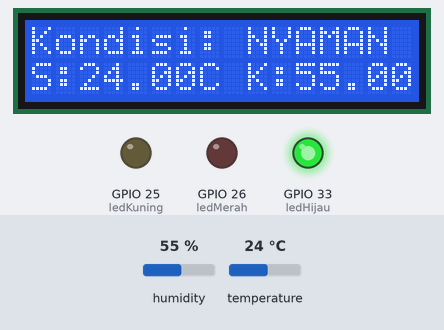
The sketch below on a simulated ESP32. Parts: 16×2 character LCD, output pins drawn as LEDs (lit = HIGH). The inputs (shaded band) are chosen by the test bench; at power-on: humidity 55 %, temperature 24 °C. WiFi joins after 1.5 s; servers stay silent unless stated; uploads are accepted with an empty reply.

Above: at 4.9 s.
5.0 s: humidity set to 42 %
At 7.1 s:
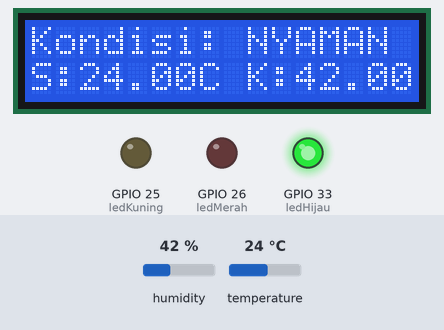
8.0 s: humidity set to 38 %
At 9.7 s:
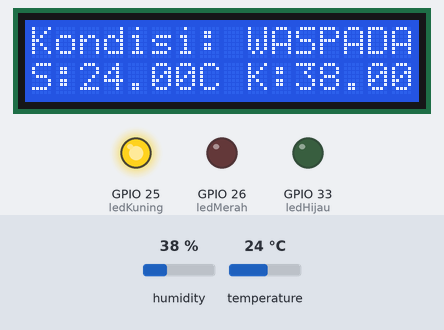
11.0 s: temperature set to 18 °C
At 13.6 s:
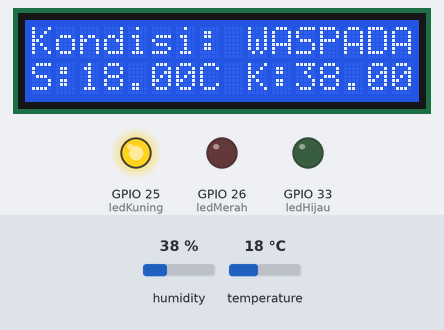
14.3 s: temperature set to 15 °C
At 16.2 s:
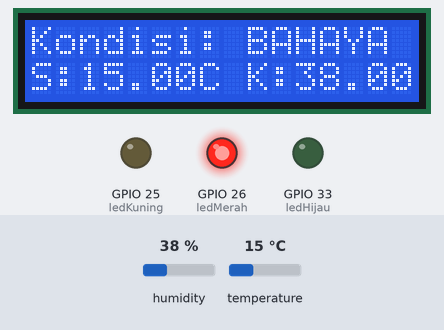
Timing chart, 0 to 17.7 s (numbered marks = the images above; inputs shaded):
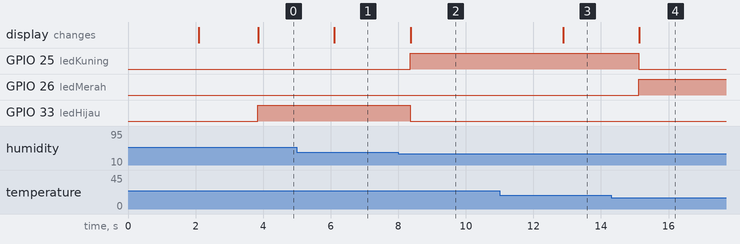

The sketch:

code.ino
```cpp
#include <WiFi.h>
#include <HTTPClient.h>
#include <LiquidCrystal_I2C.h>
#include "DHT.h"

#define WIFI_SSID "SuperDash"
#define WIFI_PASS "SuperFast"

#define API_KEY "AIzaSyDl1eKmOoJP3TVL9rcOa029Vy9njROPGXI"
#define DATABASE_URL "https://smart-plant-green-house-default-rtdb.asia-southeast1.firebasedatabase.app"
#define DATA_PATH "/iot.json"

#define EMAIL "admin1@gmail.com"
#define PASSWORD_AUTH "Admin123"

#define DHTPIN 15
#define DHTTYPE DHT11

const int ledMerah = 26;
const int ledKuning = 25;
const int ledHijau = 33;

DHT dht(DHTPIN, DHTTYPE);
LiquidCrystal_I2C lcd(0x27, 16, 2);

String idToken;

String firebaseLogin() {
  HTTPClient http;
  String url = "https://identitytoolkit.googleapis.com/v1/accounts:signInWithPassword?key=" + String(API_KEY);
  http.begin(url);
  http.addHeader("Content-Type", "application/json");
  String payload = "{\"email\":\"" + String(EMAIL) + "\",\"password\":\"" + String(PASSWORD_AUTH) + "\",\"returnSecureToken\":true}";
  http.POST(payload);
  String response = http.getString();
  http.end();
  int start = response.indexOf("idToken\":\"") + 10;
  int end = response.indexOf("\"", start);
  return response.substring(start, end);
}

void setup() {
  Serial.begin(115200);
  pinMode(ledMerah, OUTPUT);
  pinMode(ledKuning, OUTPUT);
  pinMode(ledHijau, OUTPUT);
  dht.begin();
  lcd.init();
  lcd.backlight();
  lcd.setCursor(0, 0);
  lcd.print("Monitor Kamar");
  lcd.setCursor(0, 1);
  lcd.print("Bayi AKTIF");
  delay(2000);
  lcd.clear();
  WiFi.begin(WIFI_SSID, WIFI_PASS);
  while (WiFi.status() != WL_CONNECTED) {
    delay(500);
  }
  idToken = firebaseLogin();
}

void loop() {
  float suhu = dht.readTemperature();
  float kelembapan = dht.readHumidity();
  if (isnan(suhu) || isnan(kelembapan)) return;

  lcd.clear();
  lcd.setCursor(0, 1);
  lcd.print("S:");
  lcd.print(suhu);
  lcd.print("C ");
  lcd.print("K:");
  lcd.print(kelembapan);
  lcd.print("%");

  String kondisi;

  if (suhu > 31 || suhu < 17 || kelembapan > 70 || kelembapan < 30) {
    kondisi = "BAHAYA";
    digitalWrite(ledMerah, HIGH);
    digitalWrite(ledKuning, LOW);
    digitalWrite(ledHijau, LOW);
    lcd.setCursor(0, 0);
    lcd.print("Kondisi: BAHAYA");
  } else if ((suhu >= 18 && suhu <= 30) && (kelembapan >= 40 && kelembapan <= 60)) {
    kondisi = "NYAMAN";
    digitalWrite(ledMerah, LOW);
    digitalWrite(ledKuning, LOW);
    digitalWrite(ledHijau, HIGH);
    lcd.setCursor(0, 0);
    lcd.print("Kondisi: NYAMAN");
  } else {
    kondisi = "WASPADA";
    digitalWrite(ledMerah, LOW);
    digitalWrite(ledKuning, HIGH);
    digitalWrite(ledHijau, LOW);
    lcd.setCursor(0, 0);
    lcd.print("Kondisi: WASPADA");
  }

  if (WiFi.status() == WL_CONNECTED) {
    HTTPClient http;
    String url = String(DATABASE_URL) + String(DATA_PATH) + "?auth=" + idToken;
    http.begin(url);
    http.addHeader("Content-Type", "application/json");
    String json = "{\"temperature\":" + String(suhu) + ",\"humidity\":" + String(kelembapan) + ",\"status\":\"" + kondisi + "\"}";
    http.PUT(json);
    http.end();
  }

  delay(2000);
}
```

Measured:
- the behaviour switches between 40 and 39 % on humidity (found by bisection; images 1 and 2)
- the behaviour switches between 17 and 16 °C on temperature (found by bisection; images 3 and 4)
- after the input at 5.0 s, the display: changes after 1.1 s (image 1)
- after the input at 8.0 s, GPIO 25 (ledKuning): LOW → HIGH after 0.35 s; GPIO 33 (ledHijau): HIGH → LOW after 0.35 s; the display: changes after 0.36 s (image 2)
- after the input at 11.0 s, the display: changes after 1.9 s (image 3)
- after the input at 14.3 s, GPIO 25 (ledKuning): HIGH → LOW after 0.82 s; GPIO 26 (ledMerah): LOW → HIGH after 0.82 s; the display: changes after 0.84 s (image 4)
